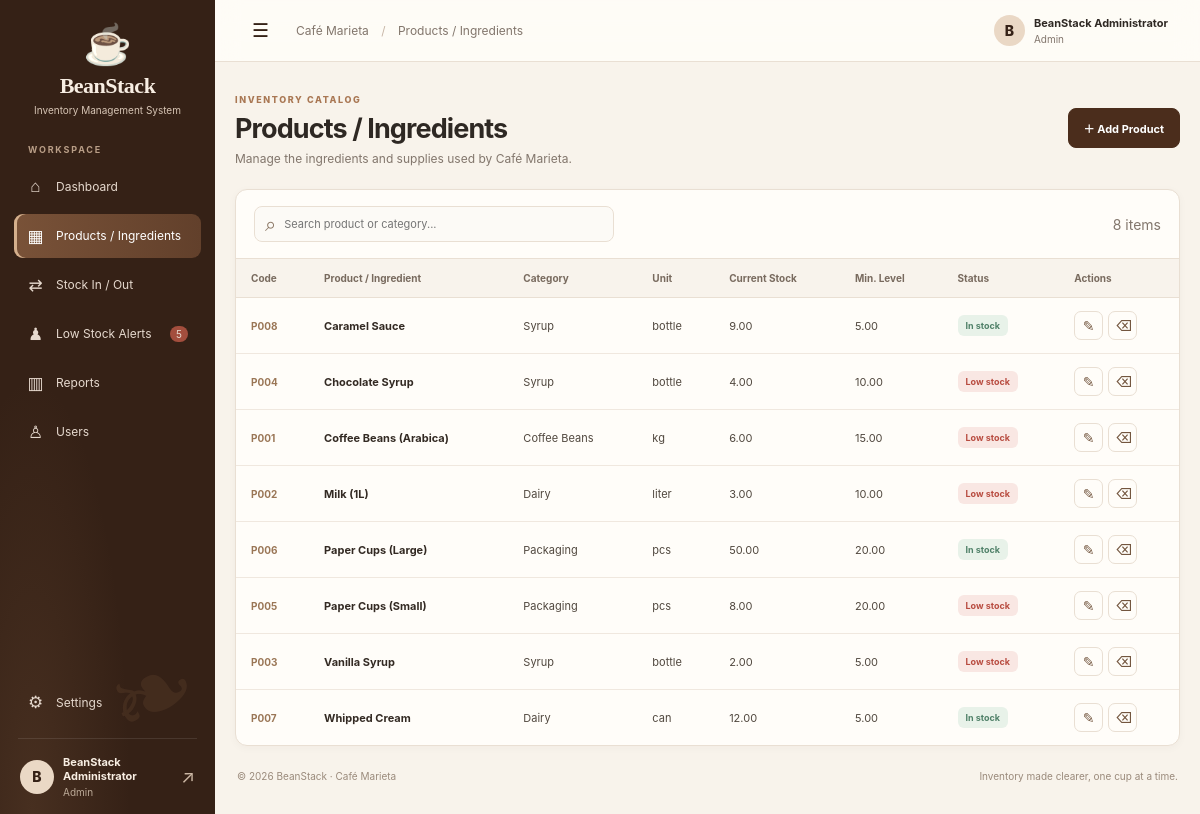
The page /BeanStack/index.php?page=products (signed in) on the database its author committed.
### tables this page shows
CREATE TABLE `products` (
  `id` int(11) NOT NULL,
  `product_code` varchar(30) NOT NULL,
  `name` varchar(120) NOT NULL,
  `category_id` int(11) DEFAULT NULL,
  `unit` varchar(30) NOT NULL DEFAULT 'pcs',
  `current_stock` decimal(12,2) NOT NULL DEFAULT 0.00,
  `minimum_stock` decimal(12,2) NOT NULL DEFAULT 0.00,
  `unit_cost` decimal(12,2) NOT NULL DEFAULT 0.00,
  `created_at` timestamp NOT NULL DEFAULT current_timestamp()
);

CREATE TABLE `categories` (
  `id` int(11) NOT NULL,
  `name` varchar(80) NOT NULL
);

### BeanStack/config.php (called while the page is built, shortened)
<?php
function e($value): string {
    return htmlspecialchars((string)$value, ENT_QUOTES, 'UTF-8');
}
function is_admin(): bool {
    return ($_SESSION['role'] ?? '') === 'admin';
}

### BeanStack/index.php (the view, shortened to what this page needs)
<?php
require_once 'config.php';
$page = $_GET['page'] ?? 'dashboard';
$totalProducts = (int)$pdo->query("SELECT COUNT(*) FROM products")->fetchColumn();
$totalValue = (float)$pdo->query("SELECT COALESCE(SUM(current_stock * unit_cost),0) FROM products")->fetchColumn();
$lowCount = (int)$pdo->query("SELECT COUNT(*) FROM products WHERE current_stock <= minimum_stock")->fetchColumn();
$todayCount = (int)$pdo->query("SELECT COUNT(*) FROM inventory_transactions WHERE DATE(created_at)=CURDATE()")->fetchColumn();
$products = $pdo->query("SELECT p.*, c.name AS category FROM products p LEFT JOIN categories c ON c.id=p.category_id ORDER BY p.name")->fetchAll();
$lowItems = $pdo->query("SELECT * FROM products WHERE current_stock <= minimum_stock ORDER BY current_stock ASC LIMIT 8")->fetchAll();
$recent = $pdo->query("SELECT t.*,p.name AS product_name,p.unit,u.full_name FROM inventory_transactions t JOIN products p ON p.id=t.product_id LEFT JOIN users u ON u.id=t.user_id ORDER BY t.created_at DESC LIMIT 7")->fetchAll();
$titles = ['dashboard'=>'Dashboard','products'=>'Products / Ingredients','transactions'=>'Stock In / Stock Out','alerts'=>'Low Stock Alerts','reports'=>'Inventory Reports','users'=>'User Management','settings'=>'Settings'];
?><!doctype html>
<html lang="en"><head><link rel="stylesheet" href="assets/style.css"></head>
<body>
<div class="app-shell">
<aside class="sidebar" id="sidebar">
  <a class="brand" href="index.php"><span class="brand-cup">☕</span><strong>BeanStack</strong><small>Inventory Management System</small></a>
  <div class="side-label">WORKSPACE</div>
  <nav class="nav-links">
    <a class="<?= $page==='dashboard'?'active':'' ?>" href="index.php"><span>⌂</span>Dashboard</a>
    <a class="<?= $page==='products'?'active':'' ?>" href="index.php?page=products"><span>▦</span>Products / Ingredients</a>
    <a class="<?= $page==='transactions'?'active':'' ?>" href="index.php?page=transactions"><span>⇄</span>Stock In / Out</a>
    <a class="<?= $page==='alerts'?'active':'' ?>" href="index.php?page=alerts"><span>♟</span>Low Stock Alerts <?php if($lowCount): ?><i class="nav-count"><?= $lowCount ?></i><?php endif; ?></a>
    <a class="<?= $page==='reports'?'active':'' ?>" href="index.php?page=reports"><span>▥</span>Reports</a>
    <?php if(is_admin()): ?><a class="<?= $page==='users'?'active':'' ?>" href="index.php?page=users"><span>♙</span>Users</a><?php endif; ?>
  </nav>
  <div class="sidebar-bottom"><div class="leaf-decoration">❧</div><a class="<?= $page==='settings'?'active':'' ?>" href="index.php?page=settings"><span>⚙</span>Settings</a><div class="sidebar-user"><div class="avatar"><?= e(strtoupper(substr($_SESSION['full_name'],0,1))) ?></div><div><strong><?= e($_SESSION['full_name']) ?></strong><small><?= e(ucfirst($_SESSION['role'])) ?></small></div><a class="logout" href="logout.php" title="Sign out">↗</a></div></div>
</aside>
<main class="main-area">
<header class="topbar"><button class="menu-toggle" id="menuToggle" aria-label="Toggle menu">☰</button><div class="breadcrumbs">Café Marieta <span>/</span> <?= e($titles[$page]) ?></div><div class="top-user"><div class="avatar"><?= e(strtoupper(substr($_SESSION['full_name'],0,1))) ?></div><div><strong><?= e($_SESSION['full_name']) ?></strong><small><?= e(ucfirst($_SESSION['role'])) ?></small></div></div></header>
<div class="page-content">
<?php if($page==='dashboard'): ?>
<section class="hero-banner"><div><span class="eyebrow light">CAFÉ MARIETA · DAILY INVENTORY</span><h1>Good <?= (date('G')<12?'morning':(date('G')<18?'afternoon':'evening')) ?>, <?= e(explode(' ',$_SESSION['full_name'])[0]) ?>!</h1><p>Here's your inventory overview for today.</p></div><div class="hero-coffee">☕</div></section>
<div class="stat-grid">
 <article class="stat-card"><div class="stat-icon">◉</div><div><span>Total Products</span><strong><?= $totalProducts ?></strong><small class="positive">Ingredients and supplies</small></div></article>
 <article class="stat-card"><div class="stat-icon">▣</div><div><span>Total Stock Value</span><strong>₱<?= number_format($totalValue,2) ?></strong><small class="positive">Based on current quantity</small></div></article>
 <article class="stat-card"><div class="stat-icon danger-icon">⚠</div><div><span>Low Stock Items</span><strong><?= $lowCount ?></strong><small class="<?= $lowCount?'negative':'positive' ?>"><?= $lowCount?'Restocking may be needed':'Stock levels look good' ?></small></div></article>
 <article class="stat-card"><div class="stat-icon">⇄</div><div><span>Today's Transactions</span><strong><?= $todayCount ?></strong><small class="muted">Stock movements recorded</small></div></article>
</div>
<div class="dashboard-grid"><section class="panel chart-panel"><div class="panel-heading"><div><h2>Stock Overview</h2><p>Incoming and outgoing quantities · last 7 days</p></div><span class="legend"><i class="legend-in"></i> Stock In <i class="legend-out"></i> Stock Out</span></div><div class="chart-wrap"><canvas id="stockChart"></canvas></div></section>
<section class="panel"><div class="panel-heading"><div><h2>Low Stock Alerts</h2><p>Items at or below minimum level</p></div><a class="text-link" href="index.php?page=alerts">View all →</a></div><?php if(!$lowItems): ?><div class="empty-state">All ingredients are above their minimum levels.</div><?php else: ?><div class="mini-table"><?php foreach(array_slice($lowItems,0,5) as $p): ?><div class="mini-row"><span class="warning-dot">!</span><div class="mini-name"><strong><?= e($p['name']) ?></strong><small>Minimum: <?= e($p['minimum_stock']) ?> <?= e($p['unit']) ?></small></div><b class="<?= (float)$p['current_stock']<=0?'negative':'' ?>"><?= e($p['current_stock']) ?></b></div><?php endforeach; ?></div><?php endif; ?></section>
<section class="panel activity-panel"><div class="panel-heading"><div><h2>Recent Activity</h2><p>Latest inventory movements</p></div><a class="text-link" href="index.php?page=transactions">View all →</a></div><?php if(!$recent): ?><div class="empty-state">No transactions recorded yet.</div><?php else: ?><div class="activity-list"><?php foreach(array_slice($recent,0,5) as $t): ?><div class="activity-item"><div class="activity-icon <?= $t['transaction_type']==='Stock In'?'activity-in':'activity-out' ?>"><?= $t['transaction_type']==='Stock In'?'↙':'↗' ?></div><div><strong><?= e($t['transaction_type']) ?> · <?= e($t['product_name']) ?></strong><small><?= e(date('M d, Y · h:i A',strtotime($t['created_at']))) ?> · <?= e($t['full_name']??'Unknown user') ?></small></div></div><?php endforeach; ?></div><?php endif; ?></section></div>
<?php elseif($page==='products'): ?>
<div class="page-heading"><div><span class="eyebrow">INVENTORY CATALOG</span><h1>Products / Ingredients</h1><p>Manage the ingredients and supplies used by Café Marieta.</p></div><?php if(is_admin()): ?><button class="btn" data-modal-open="productModal">＋ Add Product</button><?php endif; ?></div>
<section class="panel table-panel"><div class="table-toolbar"><div class="search-box">⌕ <input id="tableSearch" placeholder="Search product or category..."></div><span class="muted"><?= count($products) ?> items</span></div><div class="table-scroll"><table id="dataTable"><thead><tr><th>Code</th><th>Product / Ingredient</th><th>Category</th><th>Unit</th><th>Current Stock</th><th>Min. Level</th><th>Status</th><?php if(is_admin()): ?><th>Actions</th><?php endif; ?></tr></thead><tbody><?php foreach($products as $p): $low=(float)$p['current_stock']<=(float)$p['minimum_stock']; ?><tr><td class="code"><?= e($p['product_code']) ?></td><td><strong><?= e($p['name']) ?></strong></td><td><?= e($p['category']??'Uncategorized') ?></td><td><?= e($p['unit']) ?></td><td><?= e($p['current_stock']) ?></td><td><?= e($p['minimum_stock']) ?></td><td><span class="status <?= $low?'status-low':'status-ok' ?>"><?= (float)$p['current_stock']<=0?'Out of stock':($low?'Low stock':'In stock') ?></span></td><?php if(is_admin()): ?><td><div class="action-group"><button class="icon-button edit-product" title="Edit" data-product="<?= e(json_encode($p,JSON_HEX_APOS|JSON_HEX_QUOT)) ?>">✎</button><form method="post" onsubmit="return confirm('Delete this ingredient?')"><input type="hidden" name="action" value="delete_product"><input type="hidden" name="id" value="<?= $p['id'] ?>"><button class="icon-button" title="Delete">⌫</button></form></div></td><?php endif; ?></tr><?php endforeach; ?></tbody></table></div></section>
<?php endif; ?>
<footer class="footer"><span>© <?= date('Y') ?> BeanStack · Café Marieta</span><span>Inventory made clearer, one cup at a time.</span></footer>
</div></main></div>
</body></html>

### rows shown on the page
products: product_code "P008", name "Caramel Sauce", category.name "Syrup", unit "bottle", current_stock "9.00", minimum_stock "5.00", shows "In stock"
products: product_code "P004", name "Chocolate Syrup", category.name "Syrup", unit "bottle", current_stock "4.00", minimum_stock "10.00", shows "Low stock"
products: product_code "P001", name "Coffee Beans (Arabica)", category.name "Coffee Beans", unit "kg", current_stock "6.00", minimum_stock "15.00", shows "Low stock"
products: product_code "P002", name "Milk (1L)", category.name "Dairy", unit "liter", current_stock "3.00", minimum_stock "10.00", shows "Low stock"
products: product_code "P006", name "Paper Cups (Large)", category.name "Packaging", unit "pcs", current_stock "50.00", minimum_stock "20.00", shows "In stock"
products: product_code "P005", name "Paper Cups (Small)", category.name "Packaging", unit "pcs", current_stock "8.00", minimum_stock "20.00", shows "Low stock"
products: product_code "P003", name "Vanilla Syrup", category.name "Syrup", unit "bottle", current_stock "2.00", minimum_stock "5.00", shows "Low stock"
products: product_code "P007", name "Whipped Cream", category.name "Dairy", unit "can", current_stock "12.00", minimum_stock "5.00", shows "In stock"

### other values the page prints
$lowCount "5"
substr($_SESSION['full_name'],0,1) "B"
$_SESSION['full_name'] "BeanStack Administrator"
$_SESSION['role'] "Admin"
$titles[$page] "Products / Ingredients"
count($products) "8"
